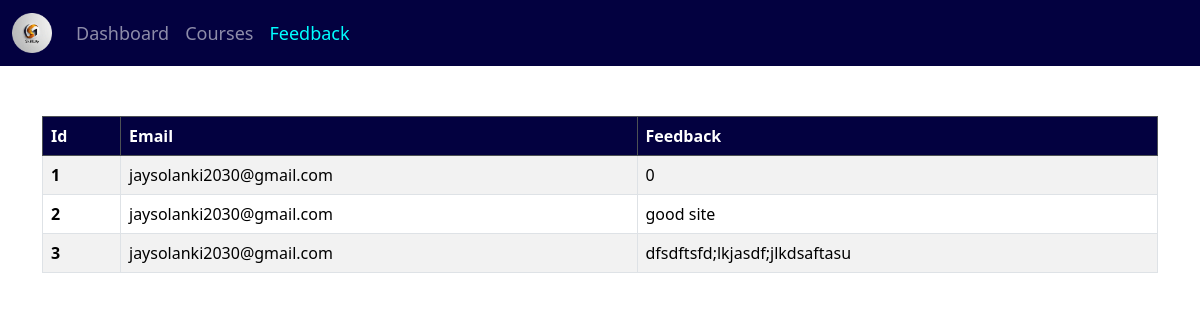
/admin/showfeedback.php, run on the app's committed database.
### tables this page shows
CREATE TABLE `feedback` (
  `id` int(255) NOT NULL,
  `email` varchar(255) NOT NULL,
  `feedback` varchar(255) NOT NULL
);

### admin/showfeedback.php (the view, shortened to what this page needs)
<?php
    include "connection.php";
    include "adnav.php";
    $fetch="select * from feedback ";
    $q=mysqli_query($con,$fetch);
    if(mysqli_num_rows($q)>0)
    {
        echo "<div class='container' style='margin-top: 50px'>";
        echo "<table class='table table-bordered table-striped'>";
        echo"<thead class='table-dark'>";
          echo"<tr>";
            echo"<th scope='col' style='background-color: #030140; color: white;'>Id</th>";
            echo"<th scope='col' style='background-color: #030140; color: white;'>Email</th>";
            echo"<th scope='col' style='background-color: #030140; color: white;'>Feedback</th>";
          echo"</tr>";
        echo"</thead>";
        echo"<tbody>";
        while($row=mysqli_fetch_assoc($q))
        {
        echo"<tr>";
            echo"<th scope='row' class='table-'>".$row['id']."</th>";
            echo"<td>".$row['email']."</td>";
            echo"<td>".$row['feedback']."</td>";
        echo"</tr>";
        }
        echo"</tbody>";
        echo"</table>";
    }
?>
<!DOCTYPE html>
<html lang="en">
<head>
    <link href="https://cdn.jsdelivr.net/npm/bootstrap@5.3.3/dist/css/bootstrap.min.css" rel="stylesheet">
</head>
</html>

### data on the page
feedback: id "1", email "jaysolanki2030@gmail.com", feedback "0"
feedback: id "2", email "jaysolanki2030@gmail.com", feedback "good site"
feedback: id "3", email "jaysolanki2030@gmail.com", feedback "dfsdftsfd;lkjasdf;jlkdsaftasu"
